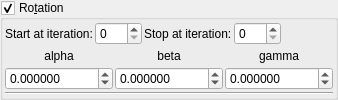
    <widget class="MyGroupBox" name="groupCheck_transf_rotation_enabled">
     <property name="title">
      <string>Ro&amp;tation</string>
     </property>
     <property name="checkable">
      <bool>true</bool>
     </property>
     <layout class="QVBoxLayout" name="verticalLayout_9" stretch="0,0,0">
      <property name="spacing">
       <number>2</number>
      </property>
      <property name="leftMargin">
       <number>2</number>
      </property>
      <property name="topMargin">
       <number>2</number>
      </property>
      <property name="rightMargin">
       <number>2</number>
      </property>
      <property name="bottomMargin">
       <number>2</number>
      </property>
      <item>
       <layout class="QGridLayout" name="gridLayout_62">
        <property name="spacing">
         <number>2</number>
        </property>
        <item row="1" column="5">
         <spacer name="horizontalSpacer_35">
          <property name="orientation">
           <enum>Qt::Horizontal</enum>
          </property>
          <property name="sizeHint" stdset="0">
           <size>
            <width>40</width>
            <height>2</height>
           </size>
          </property>
         </spacer>
        </item>
        <item row="1" column="2">
         <widget class="QLabel" name="label_247">
          <property name="text">
           <string>Stop at iteration:</string>
          </property>
         </widget>
        </item>
        <item row="1" column="3">
         <widget class="MySpinBox" name="spinboxInt_transf_stop_iterations_R">
          <property name="sizePolicy">
           <sizepolicy hsizetype="Minimum" vsizetype="Maximum">
            <horstretch>0</horstretch>
            <verstretch>0</verstretch>
           </sizepolicy>
          </property>
          <property name="maximum">
           <number>999</number>
          </property>
         </widget>
        </item>
        <item row="1" column="1">
         <widget class="MySpinBox" name="spinboxInt_transf_start_iterations_R">
          <property name="sizePolicy">
           <sizepolicy hsizetype="Minimum" vsizetype="Maximum">
            <horstretch>0</horstretch>
            <verstretch>0</verstretch>
           </sizepolicy>
          </property>
          <property name="maximum">
           <number>999</number>
          </property>
         </widget>
        </item>
        <item row="1" column="0">
         <widget class="QLabel" name="label_246">
          <property name="text">
           <string>Start at iteration:</string>
          </property>
         </widget>
        </item>
       </layout>
      </item>
      <item>
       <layout class="QGridLayout" name="gridLayout_11">
        <property name="spacing">
         <number>2</number>
        </property>
        <item row="1" column="0">
         <widget class="QLabel" name="label_35">
          <property name="text">
           <string notr="true">alpha</string>
          </property>
          <property name="alignment">
           <set>Qt::AlignCenter</set>
          </property>
         </widget>
        </item>
        <item row="2" column="0">
         <widget class="MyDoubleSpinBox" name="spinboxd3_transf_rotation_x">
          <property name="sizePolicy">
           <sizepolicy hsizetype="Minimum" vsizetype="Maximum">
            <horstretch>0</horstretch>
            <verstretch>0</verstretch>
           </sizepolicy>
          </property>
          <property name="prefix">
           <string/>
          </property>
          <property name="suffix">
           <string/>
          </property>
          <property name="decimals">
           <number>6</number>
          </property>
          <property name="minimum">
           <double>-36000.000000000000000</double>
          </property>
          <property name="maximum">
           <double>36000.000000000000000</double>
          </property>
          <property name="singleStep">
           <double>1.000000000000000</double>
          </property>
         </widget>
        </item>
        <item row="2" column="1">
         <widget class="MyDoubleSpinBox" name="spinboxd3_transf_rotation_y">
          <property name="sizePolicy">
           <sizepolicy hsizetype="Minimum" vsizetype="Maximum">
            <horstretch>0</horstretch>
            <verstretch>0</verstretch>
           </sizepolicy>
          </property>
          <property name="prefix">
           <string/>
          </property>
          <property name="suffix">
           <string/>
          </property>
          <property name="decimals">
           <number>6</number>
          </property>
          <property name="minimum">
           <double>-36000.000000000000000</double>
          </property>
          <property name="maximum">
           <double>36000.000000000000000</double>
          </property>
          <property name="singleStep">
           <double>1.000000000000000</double>
          </property>
         </widget>
        </item>
        <item row="2" column="2">
         <widget class="MyDoubleSpinBox" name="spinboxd3_transf_rotation_z">
          <property name="sizePolicy">
           <sizepolicy hsizetype="Minimum" vsizetype="Maximum">
            <horstretch>0</horstretch>
            <verstretch>0</verstretch>
           </sizepolicy>
          </property>
          <property name="prefix">
           <string/>
          </property>
          <property name="suffix">
           <string/>
          </property>
          <property name="decimals">
           <number>6</number>
          </property>
          <property name="minimum">
           <double>-36000.000000000000000</double>
          </property>
          <property name="maximum">
           <double>36000.000000000000000</double>
          </property>
          <property name="singleStep">
           <double>1.000000000000000</double>
          </property>
         </widget>
        </item>
        <item row="1" column="1">
         <widget class="QLabel" name="label_34">
          <property name="text">
           <string notr="true">beta</string>
          </property>
          <property name="alignment">
           <set>Qt::AlignCenter</set>
          </property>
         </widget>
        </item>
        <item row="1" column="2">
         <widget class="QLabel" name="label_36">
          <property name="text">
           <string notr="true">gamma</string>
          </property>
          <property name="alignment">
           <set>Qt::AlignCenter</set>
          </property>
         </widget>
        </item>
       </layout>
      </item>
      <item>
       <widget class="Line" name="line_28">
        <property name="orientation">
         <enum>Qt::Horizontal</enum>
        </property>
       </widget>
      </item>
     </layout>
    </widget>
